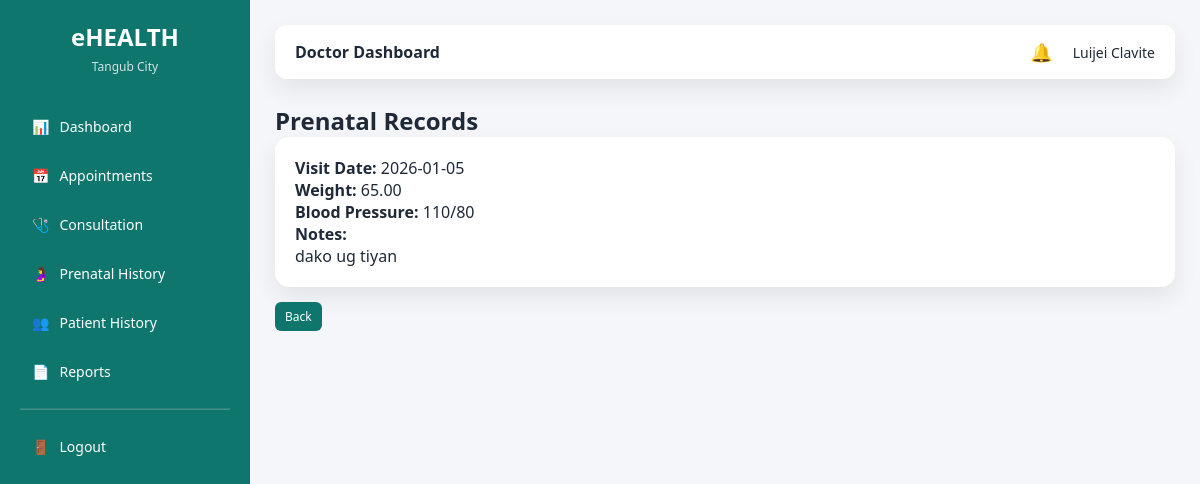
Screenshot of /doctor/prenatal_view.php?id=1 (signed in) with the database file from the repository.
### tables this page shows
CREATE TABLE `prenatal_records` (
  `prenatal_id` int(11) NOT NULL,
  `patient_id` int(11) NOT NULL,
  `visit_date` date NOT NULL,
  `blood_pressure` varchar(20) DEFAULT NULL,
  `weight` decimal(5,2) DEFAULT NULL,
  `fetal_heart_rate` varchar(20) DEFAULT NULL,
  `notes` text DEFAULT NULL,
  `next_visit` date DEFAULT NULL
);

### doctor/prenatal_view.php (the view, shortened to what this page needs)
<?php
require_once "../config/database.php";
$patient_id = (int) $_GET['id'];
$records = mysqli_query(
    $conn,
    "SELECT *
     FROM prenatal_records
     WHERE patient_id = $patient_id
     ORDER BY visit_date DESC"
);
?>
<!DOCTYPE html>
<html>
<head>
    <link rel="stylesheet" href="../assets/css/ui.css">
</head>
<body>
<div class="layout">
    <?php require_once "../layouts/sidebar.php"; ?>
    <main class="main">
        <?php require_once "../layouts/topbar.php"; ?>
        <h2>Prenatal Records</h2>
        <?php if (mysqli_num_rows($records) > 0): ?>
            <?php while ($row = mysqli_fetch_assoc($records)): ?>
                <div class="card">
                    <p><strong>Visit Date:</strong> <?= $row['visit_date'] ?></p>
                    <p><strong>Weight:</strong> <?= $row['weight'] ?></p>
                    <p><strong>Blood Pressure:</strong> <?= $row['blood_pressure'] ?></p>
                    <p><strong>Notes:</strong><br><?= nl2br(htmlspecialchars($row['notes'])) ?></p>
                </div>
            <?php endwhile; ?>
        <?php else: ?>
            <p>No prenatal records available.</p>
        <?php endif; ?>
        <a href="prenatal.php" class="btn btn-primary">Back</a>
    </main>
</div>
</body>
</html>

### assets/css/ui.css (style rules this page uses)
:root { --primary: #0f766e; --primary-dark: #115e59; --background: #f4f6f9; --card-bg: #ffffff; --text-dark: #1f2937; --accent: #f59e0b; --danger: #dc2626; --success: #16a34a; --shadow: 0 10px 25px rgba(0,0,0,0.08); }
* { margin: 0; padding: 0; box-sizing: border-box; font-family: "Segoe UI", Tahoma, sans-serif; }
a { text-decoration: none; }
body { background: var(--background); color: var(--text-dark); }
.btn-primary { background: var(--primary); color: #fff; border: none; padding: 10px 16px; border-radius: 8px; cursor: pointer; transition: 0.2s ease; }
.btn { padding: 6px 10px; border-radius: 6px; font-size: 12px; text-decoration: none; margin-right: 5px; display: inline-block; }
.layout { display: flex; min-height: 100vh; }
.main { flex: 1; padding: 25px; background: var(--background); overflow-y: auto; }
.card { background: #ffffff; padding: 20px; border-radius: 14px; box-shadow: var(--shadow); }

### doctor/prenatal_view.php (style rules this page uses)
.layout { display: flex; }
.main { flex: 1; padding: 25px; }
.card { background: #fff; padding: 20px; border-radius: 14px; box-shadow: var(--shadow); margin-bottom: 15px; }

### rows the page displays
prenatal_records: visit_date "2026-01-05", weight "65.00", blood_pressure "110/80", notes "dako ug tiyan"

### other values shown
$role "Doctor"
$full_name "Luijei Clavite"
